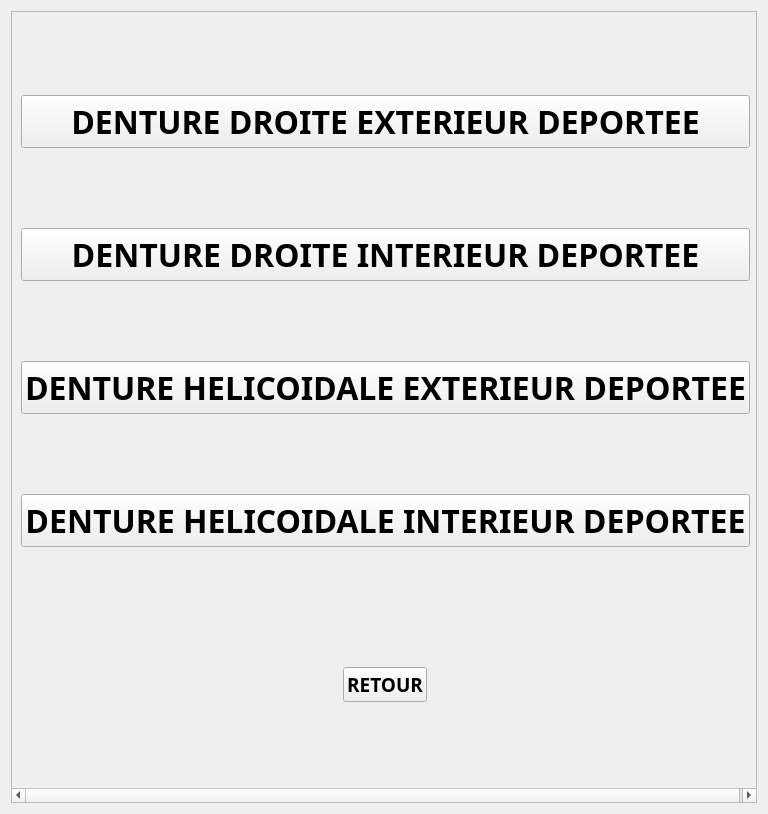
<?xml version="1.0" encoding="UTF-8"?>
<ui version="4.0">
 <class>SANS_VARIATION_ENTRAXE</class>
 <widget class="QWidget" name="SANS_VARIATION_ENTRAXE">
  <property name="geometry">
   <rect>
    <x>0</x>
    <y>0</y>
    <width>768</width>
    <height>814</height>
   </rect>
  </property>
  <property name="windowTitle">
   <string>SANS_VARIATION_ENTRAXE</string>
  </property>
  <property name="windowIcon">
   <iconset>
    <normaloff>reducteur_gearexpert.gif</normaloff>reducteur_gearexpert.gif</iconset>
  </property>
  <layout class="QGridLayout" name="gridLayout_2">
   <item row="0" column="0">
    <widget class="QScrollArea" name="scrollArea">
     <property name="widgetResizable">
      <bool>true</bool>
     </property>
     <widget class="QWidget" name="scrollAreaWidgetContents">
      <property name="geometry">
       <rect>
        <x>0</x>
        <y>0</y>
        <width>754</width>
        <height>800</height>
       </rect>
      </property>
      <layout class="QGridLayout" name="gridLayout">
       <item row="6" column="0" alignment="Qt::AlignHCenter">
        <widget class="QPushButton" name="pushButton_9_CH22">
         <property name="font">
          <font>
           <family>Arial Black</family>
           <pointsize>14</pointsize>
           <weight>75</weight>
           <bold>true</bold>
          </font>
         </property>
         <property name="text">
          <string>RETOUR</string>
         </property>
        </widget>
       </item>
       <item row="1" column="0">
        <widget class="QPushButton" name="pushButton_2_CH22">
         <property name="font">
          <font>
           <family>Arial Black</family>
           <pointsize>24</pointsize>
           <weight>75</weight>
           <bold>true</bold>
          </font>
         </property>
         <property name="text">
          <string>DENTURE DROITE INTERIEUR DEPORTEE</string>
         </property>
        </widget>
       </item>
       <item row="0" column="0">
        <widget class="QPushButton" name="pushButton_CH22">
         <property name="font">
          <font>
           <family>Arial Black</family>
           <pointsize>24</pointsize>
           <weight>75</weight>
           <bold>true</bold>
          </font>
         </property>
         <property name="text">
          <string>DENTURE DROITE EXTERIEUR DEPORTEE</string>
         </property>
        </widget>
       </item>
       <item row="2" column="0">
        <widget class="QPushButton" name="pushButton_3_CH22">
         <property name="font">
          <font>
           <family>Arial Black</family>
           <pointsize>24</pointsize>
           <weight>75</weight>
           <bold>true</bold>
          </font>
         </property>
         <property name="text">
          <string>DENTURE HELICOIDALE EXTERIEUR DEPORTEE</string>
         </property>
        </widget>
       </item>
       <item row="3" column="0">
        <widget class="QPushButton" name="pushButton_4_CH22">
         <property name="font">
          <font>
           <family>Arial Black</family>
           <pointsize>24</pointsize>
           <weight>75</weight>
           <bold>true</bold>
          </font>
         </property>
         <property name="text">
          <string>DENTURE HELICOIDALE INTERIEUR DEPORTEE</string>
         </property>
        </widget>
       </item>
       <item row="5" column="0">
        <spacer name="horizontalSpacer_5">
         <property name="orientation">
          <enum>Qt::Horizontal</enum>
         </property>
         <property name="sizeHint" stdset="0">
          <size>
           <width>40</width>
           <height>20</height>
          </size>
         </property>
        </spacer>
       </item>
       <item row="4" column="0">
        <spacer name="horizontalSpacer_6">
         <property name="orientation">
          <enum>Qt::Horizontal</enum>
         </property>
         <property name="sizeHint" stdset="0">
          <size>
           <width>40</width>
           <height>20</height>
          </size>
         </property>
        </spacer>
       </item>
      </layout>
     </widget>
    </widget>
   </item>
  </layout>
 </widget>
 <resources/>
 <connections/>
</ui>
